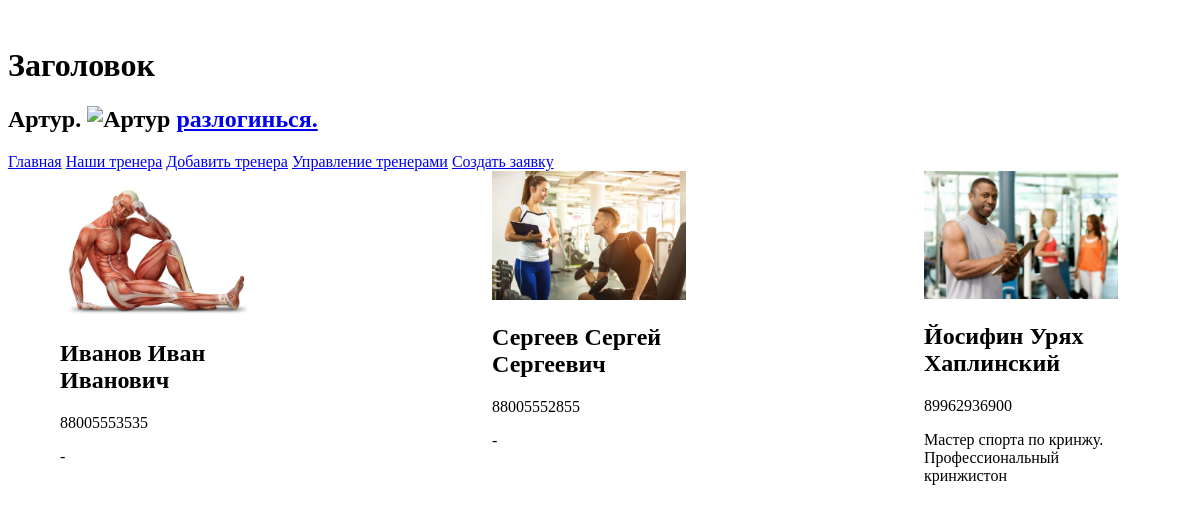
Page / (signed in) on the committed database.
### tables this page shows
CREATE TABLE `users` (
  `id_user` int(11) NOT NULL,
  `surname` varchar(100) NOT NULL,
  `name` varchar(100) NOT NULL,
  `patronymic` varchar(100) DEFAULT NULL,
  `phone` varchar(12) NOT NULL,
  `password` varchar(100) NOT NULL,
  `birthday` date NOT NULL,
  `photo` varchar(200) DEFAULT NULL,
  `gender` varchar(1) NOT NULL,
  `created_at` datetime NOT NULL,
  `awards` varchar(500) DEFAULT NULL,
  `role` int(11) NOT NULL
);

### index.php (the view)
<?php
include "header.php";
?>
<div class="cards">
    <?php
    $sql_query = "select surname,name,patronymic,photo,awards,phone from users where role=3";
    $result = mysqli_query($con, $sql_query);
    while ($trener = mysqli_fetch_assoc($result)) {
    ?>
        <div class="card">
            <div class="img-container">
                <img src="./img/treners/<?= $trener["photo"]; ?>" alt="">
            </div>
            <h2><?= $trener["surname"] . " " . $trener["name"] . " " . $trener["patronymic"]; ?></h2>
            <p><?= $trener["phone"]; ?></p>
            <p><?= $trener["awards"]; ?></p>
        </div>
    <?php
    }
    ?>
</div>
</body>
</html>

### header.php (shortened to what this page needs)
<!DOCTYPE html>
<html lang="ru">
<head>
    <link rel="stylesheet" href="../style.css">
</head>
<?php
$con = mysqli_connect('localhost', 'root', '', 'fitness_rakhmatullin');
if (isset($_COOKIE['user'])) {
    $user = $_COOKIE['user'];
    $query = "SELECT * FROM users WHERE `id_user`='$user'";
    $res = $con->query($query);
    $account = mysqli_fetch_assoc($res);
}
?>
<body>
    <header>
        <div class="logo">
            <h1>Заголовок</h1>
            <?php
            if (isset($account)) {
            ?>
                <h2><?= $account['name'] ?>. <img style="height: 50px" src="../img/users/<?= $account['photo'] ?>" alt="<?= $account['name'] ?>"> <a href="/user/logOut.php">разлогинься.</a> </h2>
            <?php
            }
            ?>
        </div>
        <nav>
            <a href="/">Главная</a>
            <a href="/ourTreners.php">Наши тренера</a>
            <a href="/addTrener.php">Добавить тренера</a>
            <a href="/editTrener.php">Управление тренерами</a>
            <a href="/addOrder.php">Создать заявку</a>
        </nav>
    </header>

### style.css (style rules this page uses)
.cards { width: 90vw; margin: 0 auto; display: flex; justify-content: space-between; flex-wrap: wrap; }
.card { width: 20%; }
.img-container { width: 90%; overflow: hidden; }
.card img { width: 100%; height: 100%; }

### rows in the picture
users: name "Артур"
users: photo (picture), surname "Иванов", name "Иван", patronymic "Иванович", phone "88005553535", awards "-"
users: photo (picture), surname "Сергеев", name "Сергей", patronymic "Сергеевич", phone "88005552855", awards "-"
users: photo (picture), surname "Йосифин", name "Урях", patronymic "Хаплинский", phone "89962936900", awards "Мастер спорта по кринжу. Профессиональный кринжистон"
